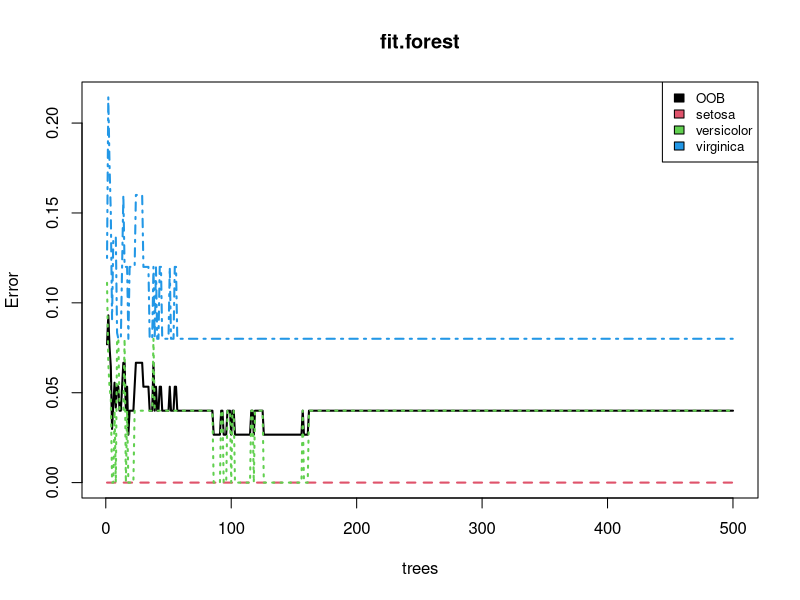

R code for this plot:
# Using Random Forest
install.packages("randomForest")
library(randomForest)
data(iris)
View(iris)
# Splitting data into training and testing. As the species are in order 
# splitting the data based on species 
iris_setosa<-iris[iris$Species=="setosa",] # 50
iris_versicolor <- iris[iris$Species=="versicolor",] # 50
iris_virginica <- iris[iris$Species=="virginica",] # 50
iris_train <- rbind(iris_setosa[1:25,],iris_versicolor[1:25,],iris_virginica[1:25,])
iris_test <- rbind(iris_setosa[26:50,],iris_versicolor[26:50,],iris_virginica[26:50,])

# Building a random forest model on training data 
fit.forest <- randomForest(Species~.,data=iris_train, na.action=na.roughfix,importance=TRUE)
# Training accuracy 
mean(iris_train$Species==predict(fit.forest,iris_train)) 

# Prediction of train data
pred_train <- predict(fit.forest,iris_train)
library(caret)



# Predicting test data 
pred_test <- predict(fit.forest,newdata=iris_test)
mean(pred_test==iris_test$Species)



# Visualization 
windows()
plot(fit.forest,lwd=2)
legend("topright", colnames(fit.forest$err.rate),col=1:4,cex=0.8,fill=1:4)

library("gmodels")
CrossTable(x=iris_test$Species , y= pred_test  ,prop.chisq=FALSE)
